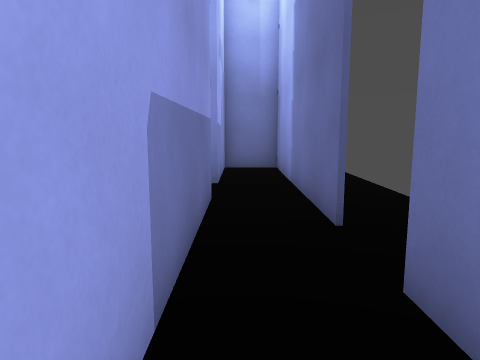
View 1 (above)

18 first-person views from a walk through a Godot game level. The camera is 1.3 m above the floor, tilts 8° down and sees 70° across. Doors that lead somewhere are drawn open, without their leaves. The floor is counted in squares, 1 m on a side. Each view is taken from the middle of a square. On the plan, view 1 faces up. The plan holds only what a view shows up to about 15 squares ahead; the rest is blank. Surface patterns are stand-ins for the level's own textures.

View 2
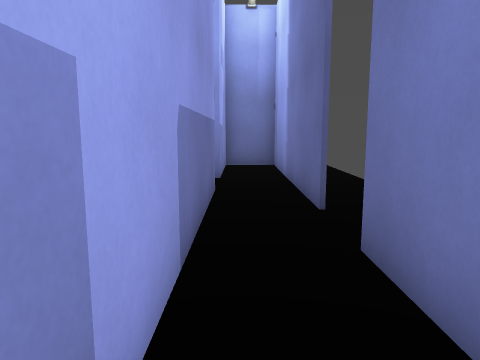

View 3
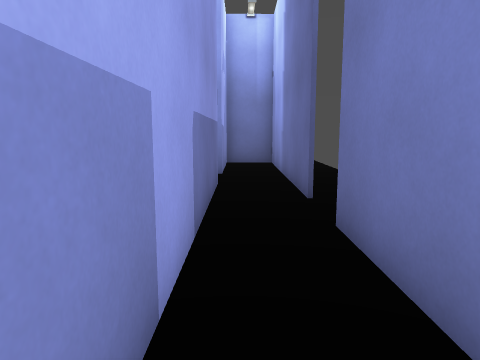

View 4
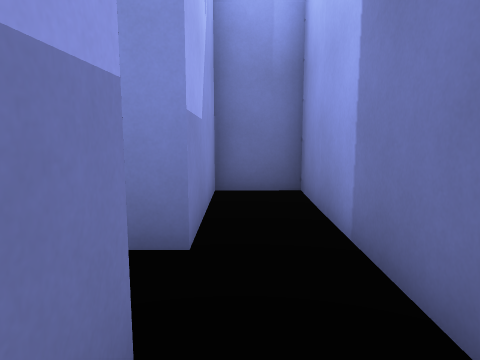

View 5
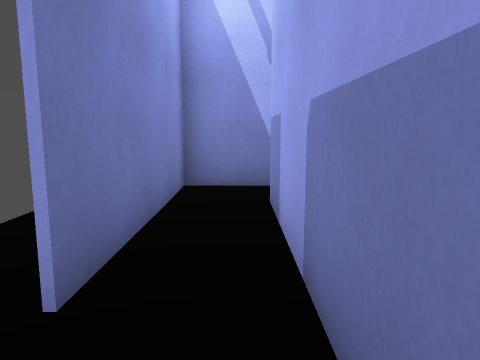

View 6
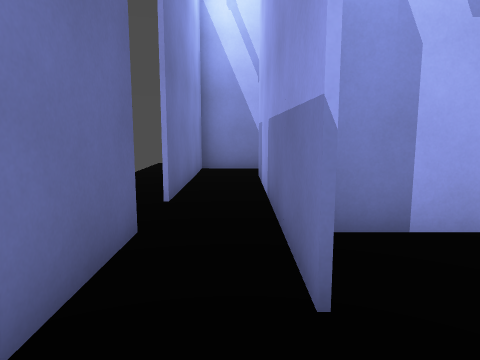

View 7
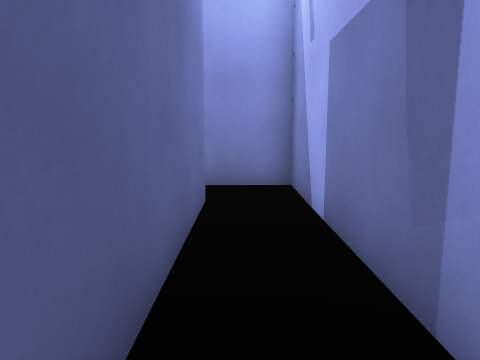

View 8
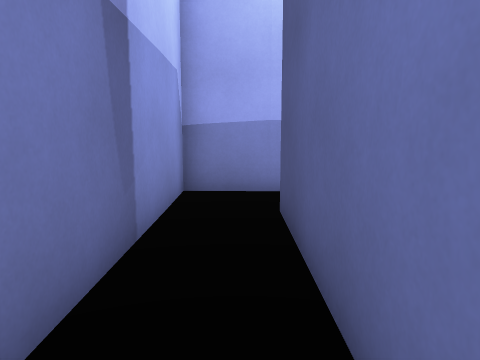

View 9
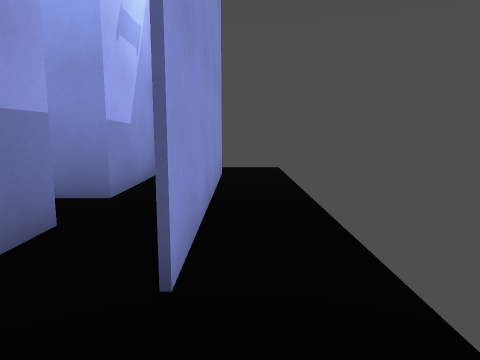

View 10
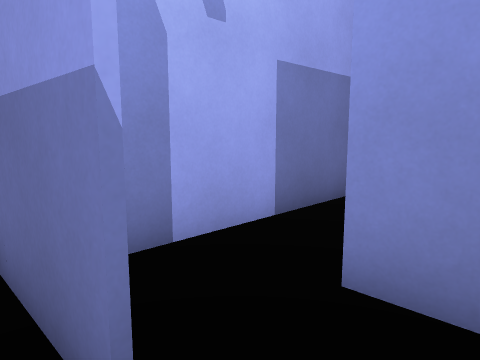

View 11
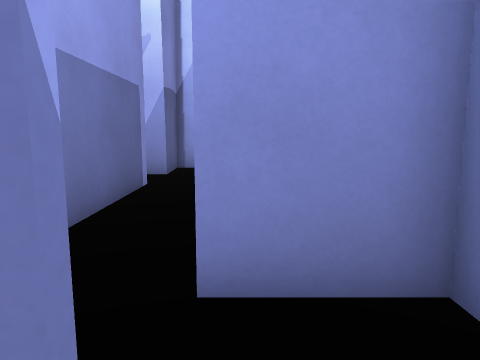

View 12
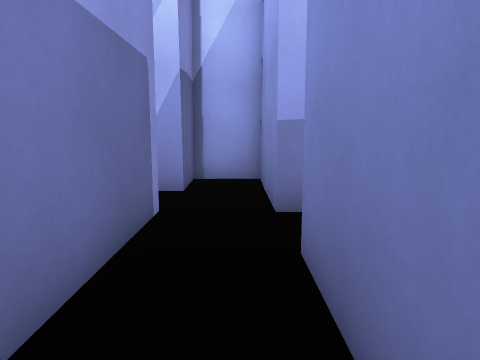

View 13
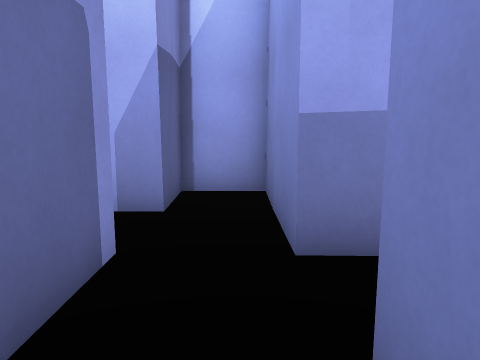

View 14
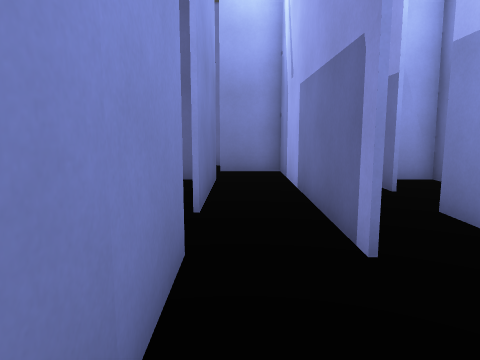

View 15
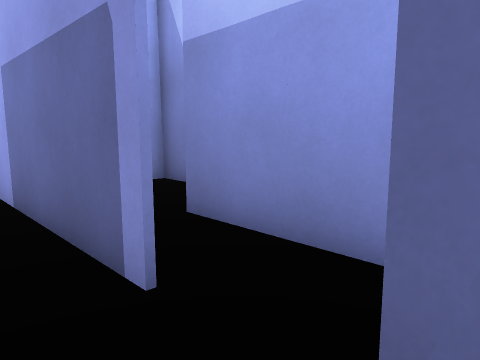

View 16
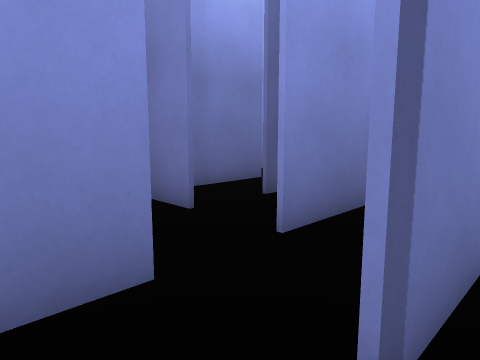

View 17
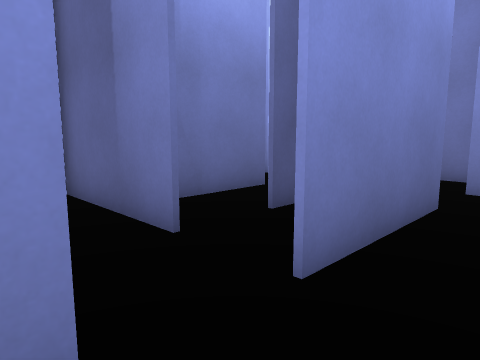

View 18
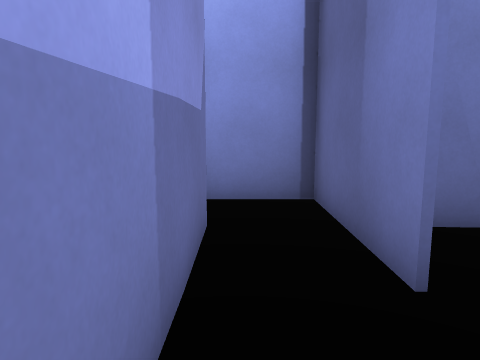

### Floor plan
Points are (right, up) in squares from view 1. A wall is a line through its corners. A room is listed if a view was taken in it or the views show most of it. See-through windows are left out.
Room 1 (views 1, 2, 3, 4, 5, 6, 10, 11)
walls: (1.3, 4.6) (1.3, 12.6) (-0.6, 12.6) (-0.6, 8.7); (-0.6, 6.8) (-0.6, -1.3); (-0.4, -3.2) (1.3, -3.2) (1.3, 2.8)
ways out: opening at (-1, -2) to room 2; open door at (-1, 7.5) to room 4
Room 2 (views 7, 8)
walls: (-8.6, -1.1) (-8.6, -3.2) (-0.4, -3.2); (-0.6, -1.3) (-6.6, -1.3)
ways out: opening at (-1, -2) to room 1
Room 3 (view 9)
walls: (1.4, 12.4) (1.4, 4.6)
Room 4 (views 12, 13, 14, 15, 18)
walls: (-8.5, 6.6) (-12.5, 6.6) (-12.5, 4.7) (-10.5, 4.7); (-8.6, 4.7) (-0.7, 4.7) (-0.7, 6.7); (-2.6, 8.8) (-2.6, 6.6) (-6.6, 6.6); (-0.6, 8.7) (-3.1, 8.7)
ways out: open door at (-1, 7.5) to room 1; opening at (-9.5, 5) to room 5; opening at (-7.5, 7)
Room 5 (views 16, 17)
walls: (-9.8, 2.7) (-6.5, 2.7); (-10.5, 4.7) (-10.5, 3.9); (-6.4, 4.6) (-8.6, 4.6)
ways out: opening at (-9.5, 5) to room 4

Positions as (right, up) in squares from view 1, and headings:
1: (0, 0), facing up
2: (0, -1), facing up
3: (0, -2), facing up
4: (0, 5), facing up
5: (0, 5), facing down
6: (0, 9), facing down
7: (-7, -2), facing right
8: (-1, -2), facing left
9: (2, 2), facing up
10: (0, 8), facing down-left
11: (0, 7), facing left
12: (-3, 6), facing left
13: (-5, 6), facing left
14: (-12, 6), facing right
15: (-11, 6), facing down-right
16: (-10, 4), facing up-right
17: (-9, 5), facing up-right
18: (-8, 6), facing up
